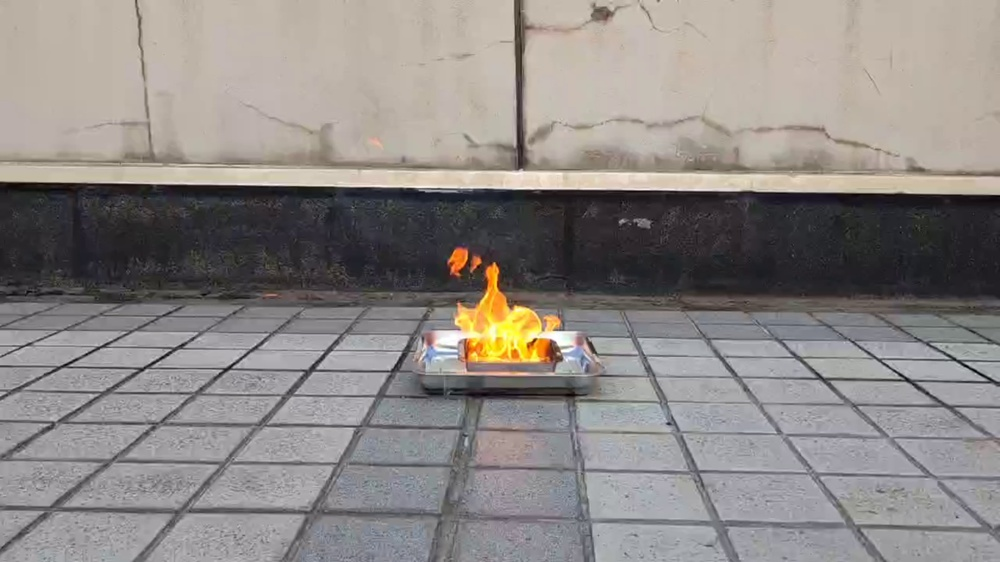
//> input picture OpenCV/StudyOpenCV/1.jpg, 1000 x 562 px, shrunk from 2688 x 1512 before the run
$ ./2_12_AddingBorders 1.jpg   (built with g++ and OpenCV 4)
//> lines starting //> are read from the running program, lines starting //| are printed output that depends on the picture
// https://docs.opencv.org/4.x/dc/da3/tutorial_copyMakeBorder.html

#include "opencv2/imgproc.hpp"
#include "opencv2/imgcodecs.hpp"
#include "opencv2/highgui.hpp"
using namespace cv;
// Declare the variables
Mat src, dst;
int top, bottom, left, right;
int borderType = BORDER_CONSTANT;
const char* window_name = "copyMakeBorder Demo";
RNG rng(12345);
int main( int argc, char** argv )
{
    const char* imageName = argc >=2 ? argv[1] : "lena.jpg";
    // Loads an image
    src = imread( samples::findFile( imageName ), IMREAD_COLOR ); // Load an image
//> src is the input picture: 562 rows x 1000 cols, CV_8UC3; mean B, G, R 132.8, 135.5, 140.5
    // Check if image is loaded fine
    if( src.empty()) {
        printf(" Error opening image\n");
        printf(" Program Arguments: [image_name -- default lena.jpg] \n");
        return -1;
    }
    // Brief how-to for this program
    printf( "\n \t copyMakeBorder Demo: \n" );
    printf( "\t -------------------- \n" );
    printf( " ** Press 'c' to set the border to a random constant value \n");
    printf( " ** Press 'r' to set the border to be replicated \n");
    printf( " ** Press 'ESC' to exit the program \n");
    namedWindow( window_name, WINDOW_AUTOSIZE );
    // Initialize arguments for the filter
    top = (int) (0.05*src.rows); bottom = top;
//> after `top =(int)(0.05 * src.rows)`: top = 28
//> after `bottom = top`: bottom = 28
    left = (int) (0.05*src.cols); right = left;
//> after `left =(int)(0.05 * src.cols)`: left = 50
//> after `right = left`: right = 50
    for(;;)
    {
        Scalar value( rng.uniform(0, 255), rng.uniform(0, 255), rng.uniform(0, 255) );
        copyMakeBorder( src, dst, top, bottom, left, right, borderType, value );
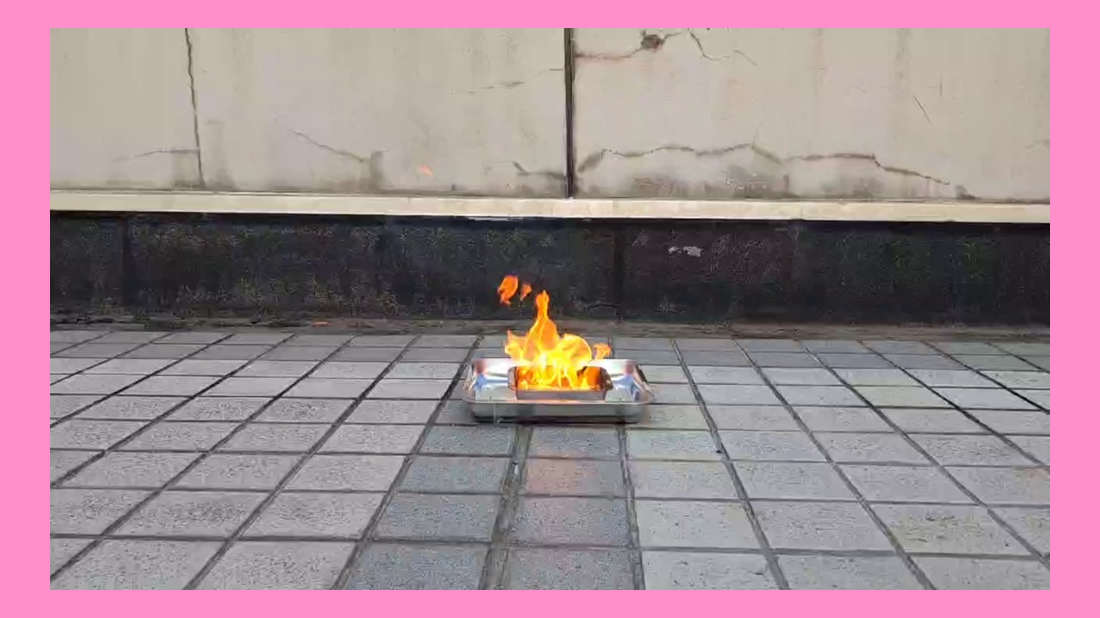
//> dst: 618 rows x 1100 cols, CV_8UC3; mean B, G, R 145, 136.8, 160.2
//> the key 'c' is pressed
//> the key 'r' is pressed
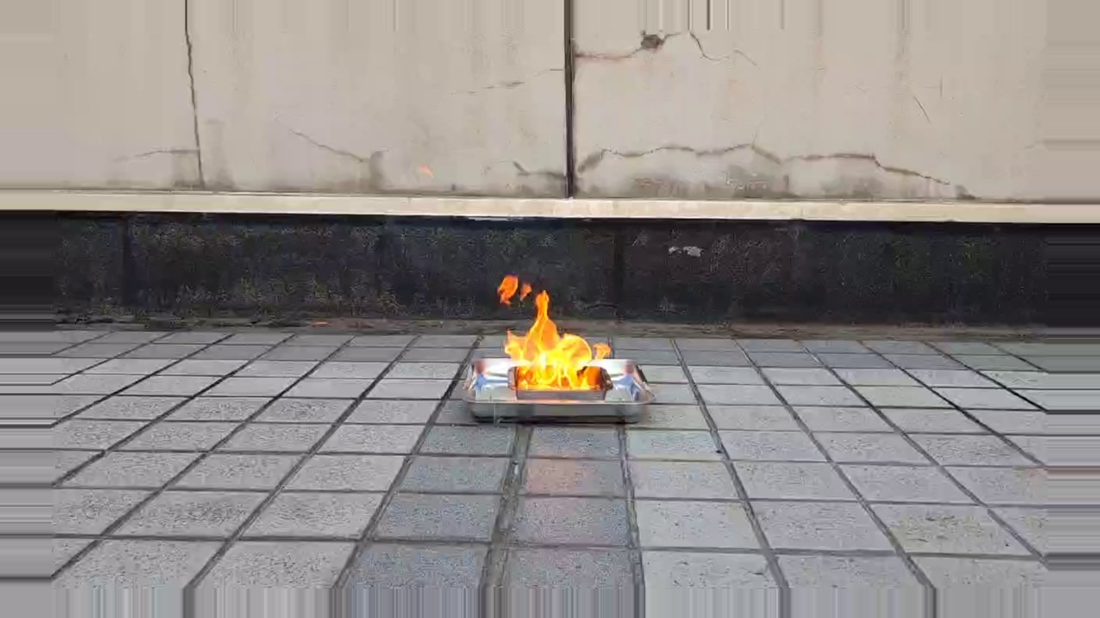
//> dst: 618 rows x 1100 cols, CV_8UC3; mean B, G, R 135.1, 137.7, 142.7
        imshow( window_name, dst );
        char c = (char)waitKey(500);
//> the Esc key is pressed
        if( c == 27 )
        { break; }
        else if( c == 'c' )
        { borderType = BORDER_CONSTANT; }
        else if( c == 'r' )
        { borderType = BORDER_REPLICATE; }
    }
    return 0;
}
